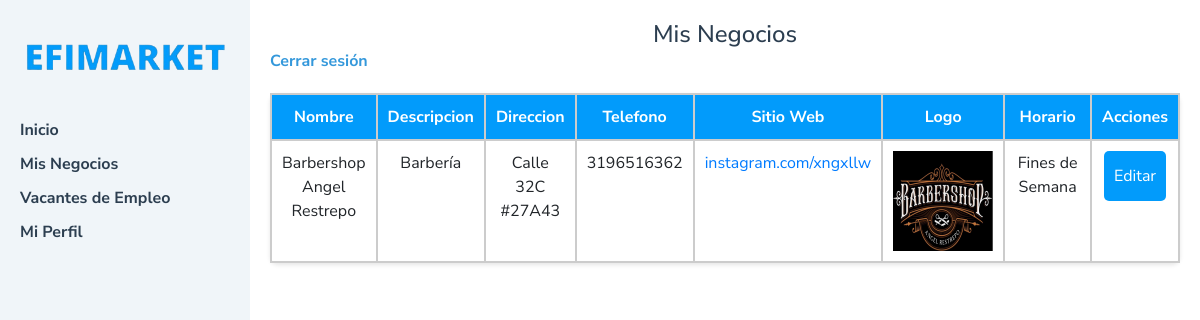
Page /Vista/usuarios/administracion/misNegocios.php (signed in) on the earlier database version.
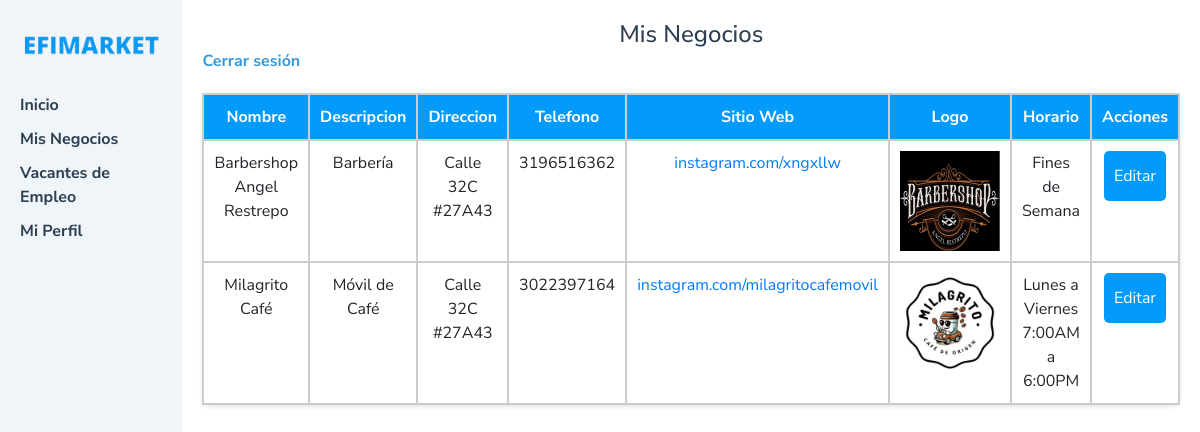
Same page on the later database version.
### tables this page shows
CREATE TABLE `negocios` (
  `id_negocio` bigint(20) UNSIGNED NOT NULL,
  `id_usuario` int(11) NOT NULL,
  `nombre_negocio` varchar(100) NOT NULL,
  `descripcion` varchar(255) DEFAULT NULL,
  `direccion` varchar(255) DEFAULT NULL,
  `telefono` varchar(20) DEFAULT NULL,
  `sitio_web` varchar(100) DEFAULT NULL,
  `id_categoria` int(11) DEFAULT NULL,
  `horario` varchar(255) NOT NULL,
  `logo` varchar(255) NOT NULL
);

### Controlador/controladorNegocios.php (called while the page is built, shortened)
<?php
class ControladorNegocios
{
    private $conn;
    public function __construct()
    {
        $servername = "localhost";
        $username = "root";
        $password = "";
        $dbname = "efimarket";
        $this->conn = new mysqli($servername, $username, $password, $dbname);
    }
    public function obtenerNegociosPorUsuario($id_usuario)
    {
        $sql = "SELECT id_negocio, nombre_negocio, descripcion, direccion, telefono, sitio_web, horario, logo  FROM negocios WHERE id_usuario = ?";
        $stmt = $this->conn->prepare($sql);
        $stmt->bind_param("i", $id_usuario);
        $stmt->execute();
        $result = $stmt->get_result();
        $negocios = [];
        while ($row = $result->fetch_assoc()) {
            $negocios[] = $row;
        }
        return $negocios;
    }
}

### Vista/usuarios/administracion/misNegocios.php (the view, shortened to what this page needs)
<?php
require_once '../../../Controlador/controladorNegocios.php';
$controladorNegocios = new ControladorNegocios();
$id_usuario = $_SESSION['id_usuario'];
$negocios = $controladorNegocios->obtenerNegociosPorUsuario($id_usuario);
?>
<!DOCTYPE html>
<html lang="en">
<head>
    <link rel="stylesheet" href="admin.css">
    <link rel="stylesheet" href="https://maxcdn.bootstrapcdn.com/bootstrap/4.0.0/css/bootstrap.min.css">
</head>
<body>
    <div class="sidebar">
        <a href="../../index.php" class="logo">
            <img src="../../images/letras.png" alt="Efimarket Logo">
        </a>
        <ul class="menu">
            <li><a href="panel.php">Inicio</a></li>
            <li><a href="negocios.php">Mis Negocios</a></li>
            <li><a href="vacantes.php">Vacantes de Empleo</a></li>
            <li><a href="../clientes/perfil.php">Mi Perfil</a></li>
        </ul>
    </div>
    <div class="main-content tablaDeNegocios">
        <header>
            <h1>Mis Negocios</h1>
            <a href="../../../Controlador/logout.php">Cerrar sesión</a>
        </header>
        <div class="content">
            <div class="tablaNegocios">
                <div class="header">Nombre</div>
                <div class="header">Descripcion</div>
                <div class="header">Direccion</div>
                <div class="header">Telefono</div>
                <div class="header">Sitio Web</div>
                <div class="header">Logo</div>
                <div class="header">Horario</div>
                <div class="header">Acciones</div>
                <?php if (isset($negocios) && !empty($negocios)) : ?>
                    <?php foreach ($negocios as $negocio) : ?>
                        <div class="campo"><?php echo isset($negocio['nombre_negocio']) ? htmlspecialchars($negocio['nombre_negocio']) : 'N/A'; ?></div>
                        <div class="campo"><?php echo isset($negocio['descripcion']) ? htmlspecialchars($negocio['descripcion']) : 'N/A'; ?></div>
                        <div class="campo"><?php echo isset($negocio['direccion']) ? htmlspecialchars($negocio['direccion']) : 'N/A'; ?></div>
                        <div class="campo"><?php echo isset($negocio['telefono']) ? htmlspecialchars($negocio['telefono']) : 'N/A'; ?></div>
                        <div class="campo">
                            <a href="<?php echo isset($negocio['sitio_web']) ? (strpos($negocio['sitio_web'], 'http') === 0 ? htmlspecialchars($negocio['sitio_web']) : 'https://' . htmlspecialchars($negocio['sitio_web'])) : '#'; ?>" target="_blank">
                                <?php echo isset($negocio['sitio_web']) ? htmlspecialchars($negocio['sitio_web']) : 'N/A'; ?>
                            </a>
                        </div>
                        <div class="campo">
                            <?php if (isset($negocio['logo']) && !empty($negocio['logo'])) : ?>
                                <img src="../../../uploads/logos/<?php echo htmlspecialchars($negocio['logo']); ?>" alt="Logo del negocio" style="max-width: 100px; max-height: 100px;">
                            <?php else : ?>
                                Sin logo
                            <?php endif; ?>
                        </div>
                        <div class="campo"><?php echo isset($negocio['horario']) ? htmlspecialchars($negocio['horario']) : 'N/A'; ?></div>
                        <div class="campo">
                            <button class="boton-editar" data-toggle="modal" data-target="#editModal<?php echo htmlspecialchars($negocio['id_negocio']); ?>">Editar</button>
                        </div>
                    <?php endforeach; ?>
                <?php else : ?>
                    <div class="campo" colspan="8">No hay negocios registrados</div>
                <?php endif; ?>
            </div>
        </div>
    </div>
</body>
</html>

Differences in the rows shown:
added negocios: nombre_negocio "Milagrito Café", descripcion "Móvil de Café", direccion "Calle 32C #27A43", telefono "3022397164", sitio_web "instagram.com/milagritocafemovil", logo (picture), horario "Lunes a Viernes 7:00AM a 6:00PM"
